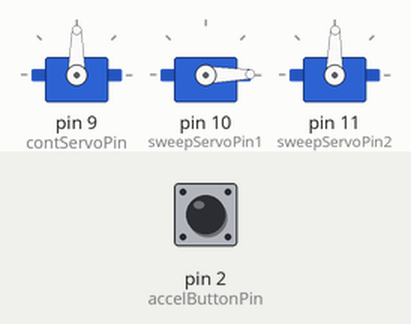
A sketch run on a simulated Arduino Uno, built with avr-gcc and run on an emulated ATmega328P. Shown: 3 × servo. The inputs (shaded band) are chosen by the test bench; at power-on: pin 2 (accelButtonPin) HIGH.

Above: at 1.2 s.
1.3 s: pin 2 (accelButtonPin) pulled LOW for 1 s
At 2.11 s:
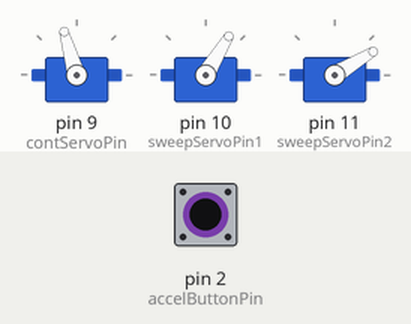
At 3.46 s:
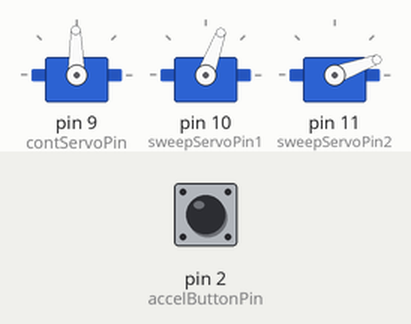
4.3 s: pin 2 (accelButtonPin) pulled LOW for 3.2 s
At 5.52 s:
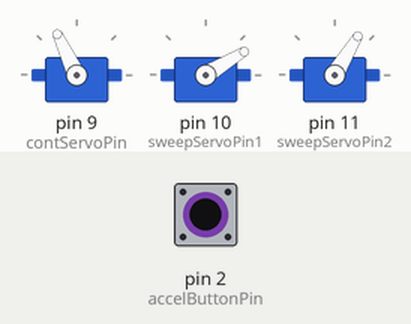
At 6.18 s:
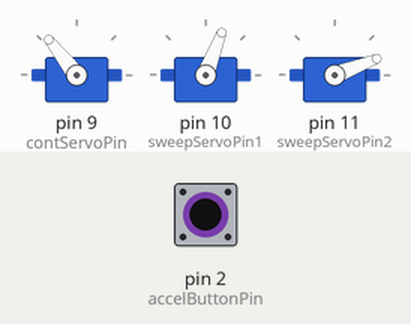
9.0 s: pin 2 (accelButtonPin) pulled LOW for 1 s
13.0 s: pin 2 (accelButtonPin) pulled LOW for 3.2 s
17.7 s: pin 2 (accelButtonPin) pulled LOW for 0.15 s
20.8 s: pin 2 (accelButtonPin) driven LOW
Timing chart, 0 to 27.3 s (numbered marks = the images above; inputs shaded):
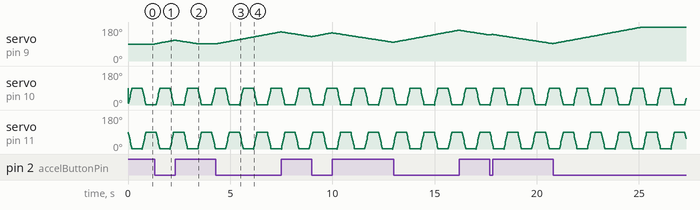

Measured:
- after the input at 1.3 s, servo on pin 9 (contServoPin): rises from 90° to 110° in 0.95 s, then falls to 91° in 1.1 s
- after the input at 4.3 s, servo on pin 9 (contServoPin): rises from 91° to 154° in 3.1 s, then falls to 129° in 1.5 s

The sketch:

Hold_for_Speed__Release_for_Stop.ino
```cpp
#include <Servo.h>

// ----------------------------
// Servo Objects
// ----------------------------
Servo continuousServo;
Servo sweepServo1;
Servo sweepServo2;

// ----------------------------
// Pin Assignments
// ----------------------------
const int contServoPin = 9;
const int sweepServoPin1 = 10;
const int sweepServoPin2 = 11;

const int accelButtonPin = 2;   // Hold to accelerate

// ----------------------------
// Continuous Servo Settings
// ----------------------------
int contStop = 90;          // Adjust 88–92 if creeping

int currentSpeed = 0;
int maxSpeed = 90;          // Full forward (90 + 90 = 180)

// Separate ramp settings
int accelStepUp = 1;        // Faster acceleration
int accelStepDown = 1;      // Slower deceleration

unsigned long accelIntervalUp = 50;    // Fast ramp up
unsigned long accelIntervalDown = 60;  // Slow ramp down

unsigned long previousMillis = 0;
bool contAttached = false;

// ----------------------------
// Sweep Timing
// ----------------------------
unsigned long moveInterval = 2;
unsigned long pauseTime = 500;

// ----------------------------
// Sweep Servo 1 (0 ↔ 90)
// ----------------------------
int sweepPos1 = 0;
bool sweepUp1 = true;
bool pauseState1 = false;
unsigned long previousMillis1 = 0;
unsigned long pauseStart1 = 0;

// ----------------------------
// Sweep Servo 2 (90 ↔ 0)
// ----------------------------
int sweepPos2 = 90;
bool sweepUp2 = false;
bool pauseState2 = false;
unsigned long previousMillis2 = 0;
unsigned long pauseStart2 = 0;

// ============================================================
// SETUP
// ============================================================
void setup() {

  continuousServo.attach(contServoPin);
  sweepServo1.attach(sweepServoPin1);
  sweepServo2.attach(sweepServoPin2);

  pinMode(accelButtonPin, INPUT_PULLUP);

  continuousServo.detach();
  contAttached = false;
}

// ============================================================
// LOOP
// ============================================================
void loop() {

  handleSpeedControl();
  controlContinuousServo();
  sweepServoOne();
  sweepServoTwo();
}

// ============================================================
// SPEED CONTROL (Fast Up, Slow Down)
// ============================================================
void handleSpeedControl() {

  unsigned long currentMillis = millis();
  bool buttonPressed = digitalRead(accelButtonPin) == LOW;

  if (buttonPressed) {
    if (currentMillis - previousMillis >= accelIntervalUp) {
      previousMillis = currentMillis;

      if (currentSpeed < maxSpeed) {
        currentSpeed += accelStepUp;
      }
    }
  }
  else {
    if (currentMillis - previousMillis >= accelIntervalDown) {
      previousMillis = currentMillis;

      if (currentSpeed > 0) {
        currentSpeed -= accelStepDown;
      }
    }
  }

  currentSpeed = constrain(currentSpeed, 0, maxSpeed);
}

// ============================================================
// CONTINUOUS SERVO CONTROL
// ============================================================
void controlContinuousServo() {

  if (currentSpeed > 0) {

    if (!contAttached) {
      continuousServo.attach(contServoPin);
      contAttached = true;
    }

    continuousServo.write(contStop + currentSpeed);
  }
  else {
    if (contAttached) {
      continuousServo.detach();
      contAttached = false;
    }
  }
}

// ============================================================
// SWEEP SERVO 1
// ============================================================
void sweepServoOne() {

  unsigned long currentMillis = millis();

  if (pauseState1) {
    if (currentMillis - pauseStart1 >= pauseTime) {
      pauseState1 = false;
      sweepUp1 = !sweepUp1;
    }
    return;
  }

  if (currentMillis - previousMillis1 >= moveInterval) {
    previousMillis1 = currentMillis;

    sweepServo1.write(sweepPos1);

    if (sweepUp1) {
      sweepPos1++;
      if (sweepPos1 >= 90) {
        sweepPos1 = 90;
        pauseState1 = true;
        pauseStart1 = currentMillis;
      }
    } else {
      sweepPos1--;
      if (sweepPos1 <= 0) {
        sweepPos1 = 0;
        pauseState1 = true;
        pauseStart1 = currentMillis;
      }
    }
  }
}

// ============================================================
// SWEEP SERVO 2
// ============================================================
void sweepServoTwo() {

  unsigned long currentMillis = millis();

  if (pauseState2) {
    if (currentMillis - pauseStart2 >= pauseTime) {
      pauseState2 = false;
      sweepUp2 = !sweepUp2;
    }
    return;
  }

  if (currentMillis - previousMillis2 >= moveInterval) {
    previousMillis2 = currentMillis;

    sweepServo2.write(sweepPos2);

    if (sweepUp2) {
      sweepPos2++;
      if (sweepPos2 >= 90) {
        sweepPos2 = 90;
        pauseState2 = true;
        pauseStart2 = currentMillis;
      }
    } else {
      sweepPos2--;
      if (sweepPos2 <= 0) {
        sweepPos2 = 0;
        pauseState2 = true;
        pauseStart2 = currentMillis;
      }
    }
  }
}
```
